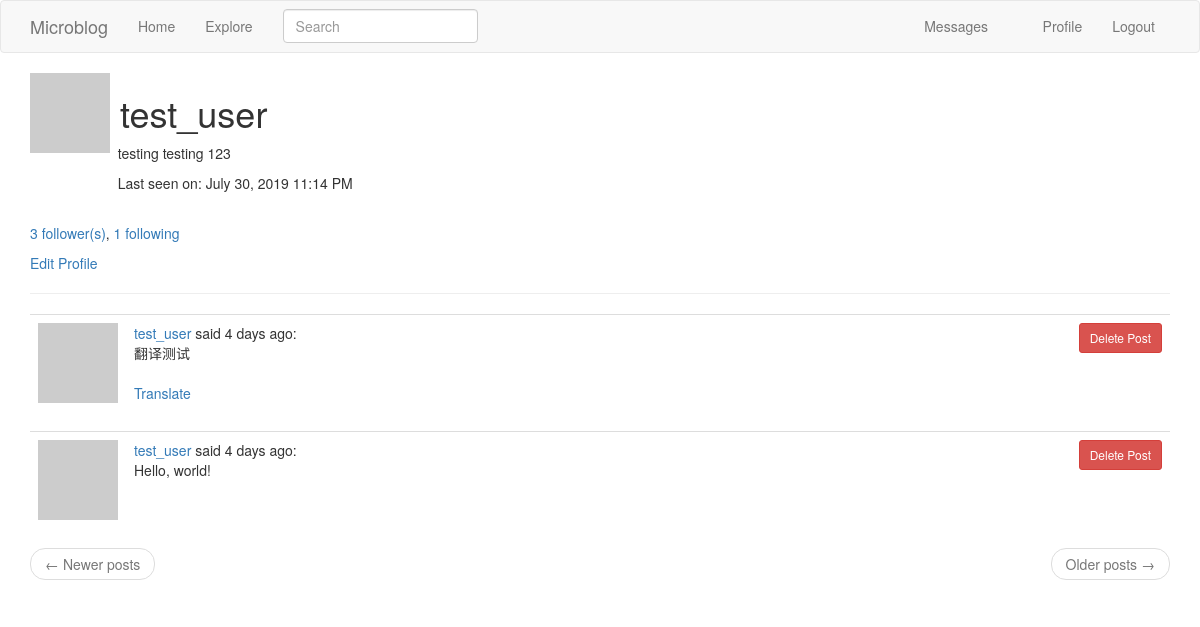
The app's page /user/test_user (signed in), older data.
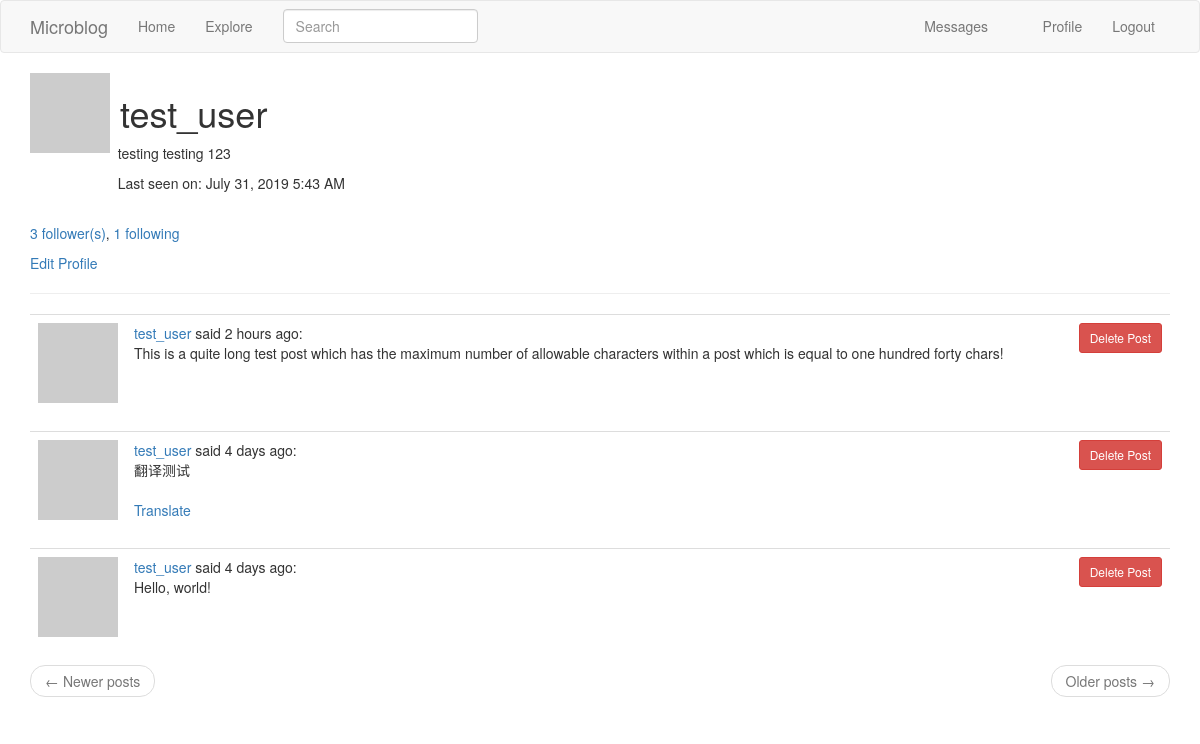
The same page, newer data.
### app/models.py (models this page shows, shortened)
class PaginatedAPIMixin(object):
    @staticmethod
    def to_collection_dict(query, page, per_page, endpoint, **kwargs):
        resources = query.paginate(page, per_page, False)
        data = {
            'items': [item.to_dict() for item in resources.items],
            '_meta': {
                'page': page,
                'per_page': per_page,
                'total_pages': resources.pages,
                'total_items': resources.total
            },
            '_links': {
                'self': url_for(endpoint, page=page, per_page=per_page, **kwargs),
                'next': url_for(endpoint, page=page+1, per_page=per_page, **kwargs) if resources.has_next else None,
                'prev': url_for(endpoint, page=page-1, per_page=per_page, **kwargs) if resources.has_prev else None
            }
        }
        return data

class User(UserMixin, PaginatedAPIMixin, db.Model):
    id = db.Column(db.Integer, primary_key=True)
    username = db.Column(db.String(64), index=True, unique=True)
    email = db.Column(db.String(120), index=True, unique=True)
    about_me = db.Column(db.String(140))
    last_seen = db.Column(db.DateTime, default=datetime.utcnow)
    password_hash = db.Column(db.String(128))
    posts = db.relationship('Post', backref='author', lazy='dynamic')
    followed = db.relationship('User', secondary=followers, primaryjoin=(followers.c.follower_id == id),
                               secondaryjoin=(followers.c.followed_id == id),
                               backref=db.backref('followers', lazy='dynamic'), lazy='dynamic')
    messages_sent = db.relationship('Message', foreign_keys='Message.sender_id',backref='author', lazy='dynamic')
    messages_received = db.relationship('Message', foreign_keys='Message.recipient_id', backref='recipient',
                                        lazy='dynamic')
    last_message_read_time = db.Column(db.DateTime)
    notifications = db.relationship('Notification', backref='user', lazy='dynamic')
    api_token = db.Column(db.String(32), index=True, unique=True)
    api_token_expiration = db.Column(db.DateTime)
    @login.user_loader
    def load_user(id):
        return User.query.get(int(id))
    def avatar(self, size):
        digest = md5(self.email.lower().encode('utf-8')).hexdigest()
        return 'https://www.gravatar.com/avatar/{}?d=identicon&s={}'.format(digest, size)
    def new_messages(self):
        last_read_time = self.last_message_read_time or datetime(1900, 1, 1)
        return Message.query.filter_by(recipient=self).filter(Message.timestamp > last_read_time).count()

class SearchableMixin(object):
    @classmethod
    def before_commit(cls, session):
        session._changes = {
            'add': list(session.new),
            'update': list(session.dirty),
            'delete': list(session.deleted)
        }
    @classmethod
    def after_commit(cls, session):
        for obj in session._changes['add']:
            if isinstance(obj, SearchableMixin):
                add_to_index(obj.__tablename__, obj)
        for obj in session._changes['update']:
            if isinstance(obj, SearchableMixin):
                add_to_index(obj.__tablename__, obj)
        for obj in session._changes['delete']:
            if isinstance(obj, SearchableMixin):
                remove_from_index(obj.__tablename__, obj)
        session._changes = None

class Post(SearchableMixin, db.Model):
    __searchable__ = ['body']
    id = db.Column(db.Integer, primary_key=True)
    body = db.Column(db.String(140))
    timestamp = db.Column(db.DateTime, index=True, default=datetime.utcnow)
    user_id = db.Column(db.Integer, db.ForeignKey('user.id'))
    language = db.Column(db.String(5))

### app/main/routes.py (the view, shortened to what this page needs)
@bp.route('/user/<username>', methods=['GET', 'POST'])
@login_required
def user_profile(username):
    user = User.query.filter_by(username=username).first_or_404()
    page = request.args.get('page', 1, type=int)
    posts = user.posts.order_by(Post.timestamp.desc()).paginate(page, current_app.config['POSTS_PER_PAGE'], False)
    next_url = url_for('main.user_profile', username=user.username, page=posts.next_num) if posts.has_next else None
    prev_url = url_for('main.user_profile', username=user.username, page=posts.prev_num) if posts.has_prev else None
    form = MessageForm()
    return render_template('user_profile.html', user=user, posts=posts.items, next_url=next_url, prev_url=prev_url,
                           form=form)

### app/main/forms.py
class SearchForm(FlaskForm):
    q = StringField(_l('Search'), validators=[DataRequired()])
    def __init__(self, *args, **kwargs):
        if 'formdata' not in kwargs:
            kwargs['formdata'] = request.args
        if 'csrf_enabled' not in kwargs:
            kwargs['csrf_enabled'] = False
        super(SearchForm, self).__init__(*args, **kwargs)

class MessageForm(FlaskForm):
    message = TextAreaField(_l('Send a Message'), validators=[DataRequired(), Length(min=1, max=140)])
    submit = SubmitField(_l('Send'))

### app/main/routes.py (called while the page is built)
@bp.before_app_request
def before_request():
    if current_user.is_authenticated:
        current_user.last_seen = datetime.utcnow()
        db.session.commit()
        g.search_form = SearchForm()
    g.locale = str(get_locale())

### app/templates/user_profile.html (shortened to what this page needs)
{% extends "base.html" %}
{% import 'bootstrap/wtf.html' as wtf %}
{% block app_content %}
    <table>
        <tr valign="top">
            <td><img src="{{ user.avatar(128) }}"></td>
            <td><h1>&nbsp;{{ user.username }}</h1>
                {% if user.about_me %}<p>&nbsp;&nbsp;{{ user.about_me }}</p>{% endif %}
                {% if user.last_seen %}<p>&nbsp;&nbsp;{{ _('Last seen on:') }} {{ moment(user.last_seen).format('LLL') }}</p>{% endif %}
            </td>
        </tr>
    </table>
    <br>
    <p>
        <a href="{{ url_for('main.followers', username=user.username) }}">{{ _('%(count)s follower(s)', count=user.followers.count()) }}</a>,
        <a href="{{ url_for('main.following', username=user.username) }}">{{ _('%(count)s following', count=user.followed.count()) }}</a>
    </p>
    {% if user == current_user %}
    <p><a href="{{ url_for('main.edit_profile') }}">{{ _('Edit Profile') }}</a></p>
    {% elif current_user.is_following(user) %}
    <p><a href="{{ url_for('main.unfollow', username=user.username) }}">{{ _('Unfollow') }}</a></p>
    {% else %}
    <p><a href="{{ url_for('main.follow', username=user.username) }}">{{ _('Follow') }}</a></p>
    {% endif %}
    <hr>
    {% for post in posts %}
        {% include '_post.html' %}
    {% endfor %}
    <nav aria-label="...">
        <ul class="pager">
            <li class="previous{% if not prev_url %} disabled{% endif %}">
                <a href="{{ prev_url or '#' }}">
                    <span aria-hidden="true">&larr;</span> {{ _('Newer posts') }}
                </a>
            </li>
            <li class="next{% if not next_url %} disabled{% endif %}">
                <a href="{{ next_url or '#' }}">
                    {{ _('Older posts') }} <span aria-hidden="true">&rarr;</span>
                </a>
            </li>
        </ul>
    </nav>
{% endblock %}

### app/templates/base.html (shortened to what this page needs)
{% extends "bootstrap/base.html" %}
{% block navbar %}
    <nav class="navbar navbar-default">
        <div class="container">
            <div class="navbar-header">
                <a class="navbar-brand" href="{{ url_for('main.index') }}">Microblog</a>
            </div>
            <div class="collapse navbar-collapse" id="bs-example-navbar-collapse-1">
                <ul class="nav navbar-nav">
                    <li><a href="{{ url_for('main.index') }}">{{ _('Home') }}</a></li>
                    <li><a href="{{ url_for('main.explore') }}">{{ _('Explore') }}</a></li>
                </ul>
                {% if g.search_form %}
                <form class="navbar-form navbar-left" method="get" action="{{ url_for('main.search') }}">
                    <div class="form-group">
                        {{ g.search_form.q(size=20, class='form-control', placeholder=g.search_form.q.label.text) }}
                    </div>
                </form>
                {% endif %}
                <ul class="nav navbar-nav navbar-right">
                    {% if current_user.is_anonymous %}
                    <li><a href="{{ url_for('auth.login') }}">{{ _('Login') }}</a></li>
                    {% else %}
                    <li><a href="{{ url_for('main.messages') }}">
                        {{ _('Messages') }}
                        {% set new_messages = current_user.new_messages() %}
                    </a></li>
                    <li><a href="{{ url_for('main.user_profile', username=current_user.username) }}">{{ _('Profile') }}</a></li>
                    <li><a href="{{ url_for('auth.logout') }}">{{ _('Logout') }}</a></li>
                    {% endif %}
                </ul>
            </div>
        </div>
    </nav>
{% endblock %}
{% block content %}
    <div class="container">
        {% block app_content %}{% endblock %}
    </div>
{% endblock %}

### app/templates/_post.html (shortened to what this page needs)
    <table class="table table-hover">
        <tr>
            <td width="70px">
                <a href="{{ url_for('main.user_profile', username=post.author.username) }}">
                    <img src="{{ post.author.avatar(70) }}" />
                </a>
            </td>
            <td width="1000px">
                {{ _('%(username)s said %(when)s:', username=user_link, when=moment(post.timestamp).fromNow()) }}
                <br>
                <span id="post{{ post.id }}">{{ post.body }}</span>
                {% if post.language and post.language != g.locale %}
                <br><br>
                <span id="translation{{ post.id }}"><a href="javascript:translate('#post{{ post.id }}', '#translation{{ post.id }}', '{{ post.language }}', '{{ g.locale }}');">{{  _('Translate')  }}</a></span>
                {% endif %}
            </td>
            {% if current_user == post.author %}
            <td>
                    <button type="button" class="btn btn-danger btn-sm" data-toggle="modal" data-target="#deletePost{{ post.id }}Modal">Delete Post</button>
            </td>
            {% endif %}
        </tr>
    </table>

Row changes from the older to the newer data that the page shows:
changed User "test_user": last_seen "July 30, 2019 11:14 PM" → "July 31, 2019 5:43 AM"
added Post: body "This is a quite long test post which has the maximum number of allowable characters within a post which is equal to one hundred forty chars!"
